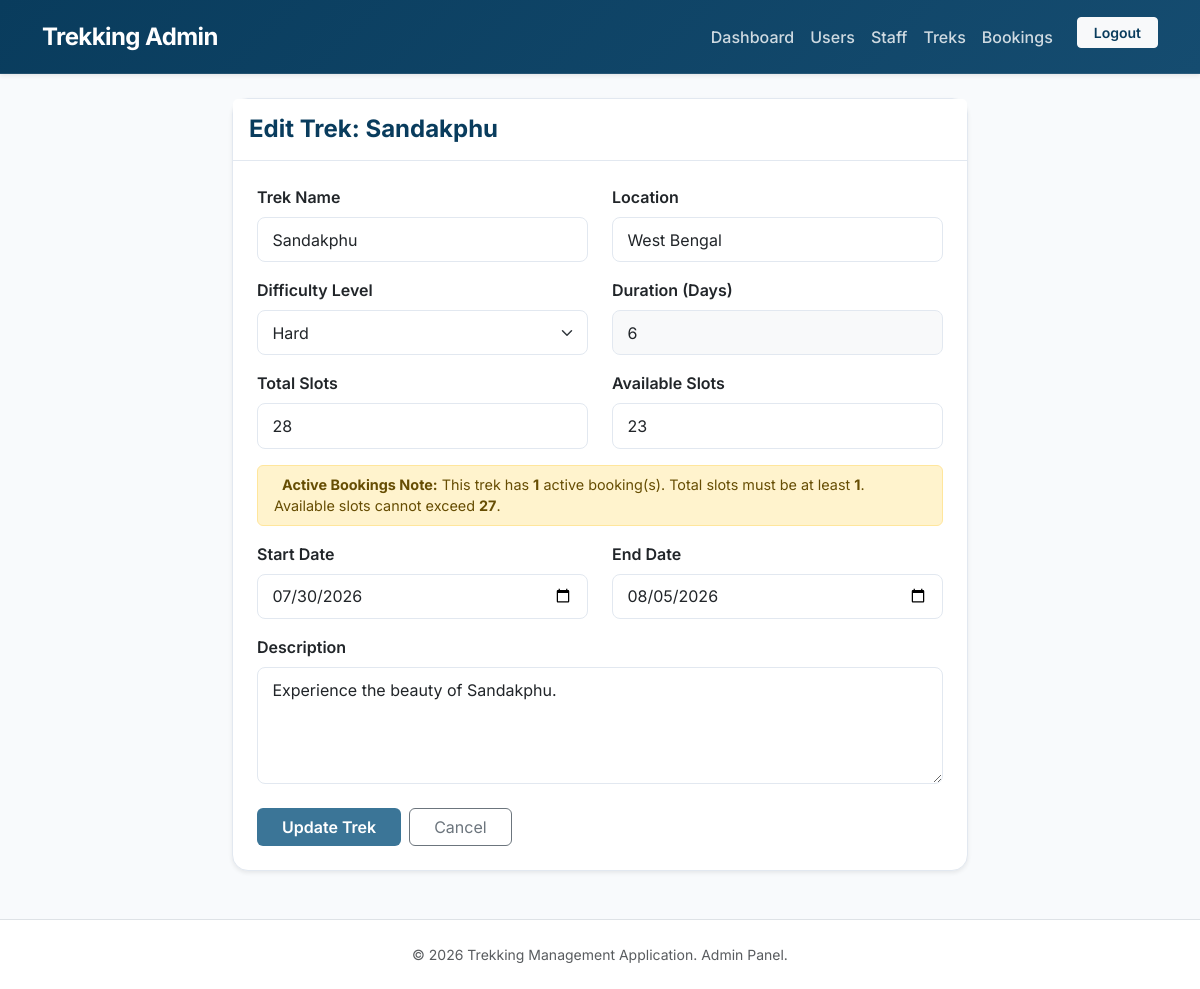
The page /admin/treks/edit/1 (signed in) on the database its author committed.
### models.py (models this page shows, shortened)
class Trek(db.Model):
    __tablename__ = "trek"
    id = db.Column(db.Integer, primary_key=True)
    name = db.Column(db.String(100), nullable=False)
    location = db.Column(db.String(100), nullable=False)
    difficulty = db.Column(db.String(50), nullable=False)
    duration = db.Column(db.Integer, nullable=False)
    total_slots = db.Column(db.Integer, nullable=False)
    available_slots = db.Column(db.Integer, nullable=False)
    assigned_staff = db.Column(
        db.Integer,
        db.ForeignKey("user.id"),
        nullable=True
    )
    start_date = db.Column(db.Date)
    end_date = db.Column(db.Date)
    status = db.Column(db.String(20), default="Pending")
    is_deleted = db.Column(
        db.Boolean,
        default=False
    )
    description = db.Column(db.Text)
    bookings = db.relationship(
        "Booking",
        backref="trek",
        lazy=True
    )

### routes/admin.py (the view, shortened to what this page needs)
@admin.route("/treks/edit/<int:id>", methods=["GET", "POST"])
@login_required
@admin_required
def edit_trek(id):
    trek = Trek.query.get_or_404(id)
    booked_slots = Booking.query.filter_by(trek_id=trek.id, status="Booked").count()
    return render_template(
        "admin/trek_form.html",
        trek=trek,
        booked_slots=booked_slots
    )

### app.py (called while the page is built)
@login_manager.user_loader
def load_user(user_id):
    return User.query.get(int(user_id))

### routes/admin.py (called while the page is built)
def admin_required(func):
    @wraps(func)
    def wrapper(*args, **kwargs):
        if not current_user.is_authenticated:
            return redirect(url_for("auth.login"))
        if current_user.role != "admin":
            flash("Access Denied!", "danger")
            return redirect(url_for("auth.login"))
        return func(*args, **kwargs)
    return wrapper

### templates/admin/trek_form.html (shortened to what this page needs)
{% extends "admin/base.html" %}
{% block content %}
<div class="row justify-content-center">
    <div class="col-lg-8">
        <div class="card shadow-sm">
            <div class="card-header py-3 bg-white">
                <h4 class="mb-0 fw-bold" style="color: var(--primary)">
                    {% if trek %}Edit Trek: {{ trek.name }}{% else %}Add New Trek{% endif %}
                </h4>
            </div>
            <div class="card-body p-4">
                <form method="POST">
                    <div class="row">
                        <div class="col-md-6 mb-3">
                            <label class="form-label fw-semibold">Trek Name</label>
                            <input type="text" class="form-control" name="name" value="{{ trek.name if trek else '' }}" placeholder="e.g. Kedarkantha Winter Trek" required>
                        </div>
                        <div class="col-md-6 mb-3">
                            <label class="form-label fw-semibold">Location</label>
                            <input type="text" class="form-control" name="location" value="{{ trek.location if trek else '' }}" placeholder="e.g. Uttarakhand, India" required>
                        </div>
                    </div>
                    <div class="row">
                        <div class="col-md-6 mb-3">
                            <label class="form-label fw-semibold">Difficulty Level</label>
                            <select class="form-select" name="difficulty">
                                <option value="Hard" {% if trek and trek.difficulty=="Hard" %}selected{% endif %}>Hard</option>
                            </select>
                        </div>
                        <div class="col-md-6 mb-3">
                            <label class="form-label fw-semibold">Duration (Days)</label>
                            <input type="number" min="1" class="form-control bg-light" name="duration" value="{{ trek.duration if trek else '' }}" placeholder="e.g. 5" required readonly style="cursor: not-allowed;">
                        </div>
                    </div>
                    <div class="row">
                        <div class="col-md-6 mb-3">
                            <label class="form-label fw-semibold">Total Slots</label>
                            <input type="number" min="1" class="form-control" name="total_slots" value="{{ trek.total_slots if trek else '' }}" placeholder="e.g. 30" required>
                        </div>
                        <div class="col-md-6 mb-3">
                            <label class="form-label fw-semibold">Available Slots</label>
                            <input type="number" min="0" class="form-control" name="available_slots" value="{{ trek.available_slots if trek else '' }}" placeholder="e.g. 30" required>
                        </div>
                    </div>
                    {% if booked_slots is defined and booked_slots > 0 %}
                    <div class="row mb-3">
                        <div class="col-12">
                            <div class="alert alert-warning py-2 mb-0" style="font-size: 0.9em;">
                                <strong>Active Bookings Note:</strong> This trek has <strong>{{ booked_slots }}</strong> active booking(s).
                                Total slots must be at least <strong>{{ booked_slots }}</strong>.
                                Available slots cannot exceed <strong>{{ trek.total_slots - booked_slots }}</strong>.
                            </div>
                        </div>
                    </div>
                    {% endif %}
                    <div class="row">
                        <div class="col-md-6 mb-3">
                            <label class="form-label fw-semibold">Start Date</label>
                            <input type="date" class="form-control" name="start_date" value="{{ trek.start_date if trek else '' }}" required>
                        </div>
                        <div class="col-md-6 mb-3">
                            <label class="form-label fw-semibold">End Date</label>
                            <input type="date" class="form-control" name="end_date" value="{{ trek.end_date if trek else '' }}" required>
                        </div>
                    </div>
                    <div class="mb-4">
                        <label class="form-label fw-semibold">Description</label>
                        <textarea class="form-control" rows="4" name="description" placeholder="Describe the trek experience, routes, requirements..." required>{{ trek.description if trek else '' }}</textarea>
                    </div>
                    <div class="d-flex gap-2">
                        <button type="submit" class="btn btn-custom px-4 fw-semibold">
                            {% if trek %}Update Trek{% else %}Add Trek{% endif %}
                        </button>
                        <a href="{{ url_for('admin.treks') }}" class="btn btn-outline-secondary px-4">
                            Cancel
                        </a>
                    </div>
                </form>
            </div>
        </div>
    </div>
</div>
{% endblock %}

### static/css/style.css (style rules this page uses)
:root { --primary: #093c5d; --primary-light: #154c70; --secondary: #3b7597; --accent: #5df8d8; --bg-light: #f8fafc; --card-bg: #ffffff; --text-main: #1e293b; --text-muted: #64748b; --border-color: #e2e8f0; }
body { font-family: 'Inter', system-ui, -apple-system, sans-serif; background-color: var(--bg-light); color: var(--text-main); display: flex; flex-direction: column; min-height: 100vh; margin: 0; }
.btn-custom { background-color: var(--secondary); color: #ffffff; transition: all 0.2s ease; }
.card { background-color: var(--card-bg); border: 1px solid var(--border-color); border-radius: 1rem; transition: all 0.3s cubic-bezier(0.4, 0, 0.2, 1); }
.card-header { border-bottom: 1px solid var(--border-color); background: transparent; font-weight: 600; }
.form-control, .form-select { border: 1px solid var(--border-color); border-radius: 0.5rem; padding: 0.6rem 0.9rem; transition: all 0.2s ease; }

### rows shown on the page
Trek: name "Sandakphu", location "West Bengal", difficulty "Hard", duration "6", total_slots "28", available_slots "23", trek.total_slots-booked_slots "27", start_date "07/30/2026", end_date "08/05/2026", description "Experience the beauty of Sandakphu."

### other values the page prints
{{ booked_slots }} "1"
